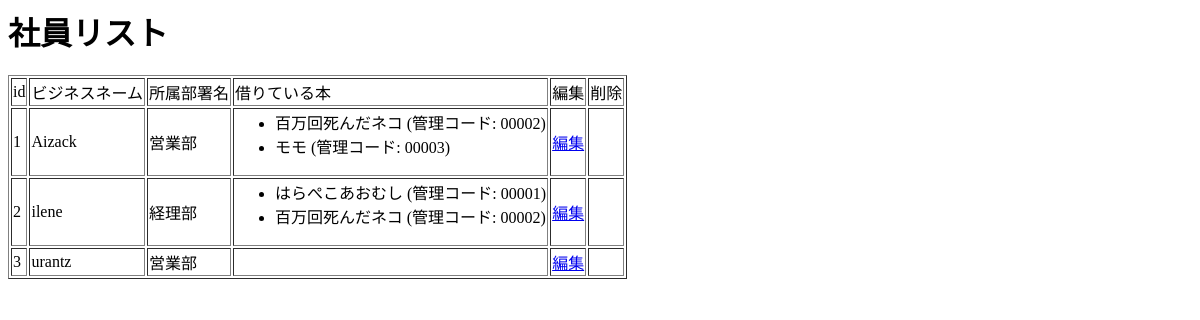
Before: /myapp2/staff_list/ with the older database file.
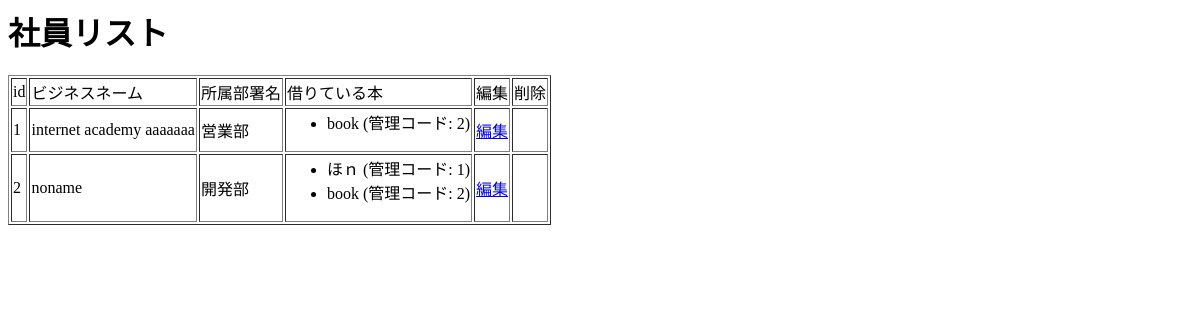
After: the same page with the newer database file.
### myapp2/models.py (models this page shows, shortened)
class Staff(models.Model):
    name = models.CharField('ビジネスネーム', max_length=100)
    information = models.OneToOneField(StaffInformation, on_delete=models.CASCADE, verbose_name=("社員情報"), null=True)
    department = models.ForeignKey(Department, on_delete=models.CASCADE, verbose_name=("所属部署"), null=True)
    rented_books = models.ManyToManyField(Book, verbose_name=("借りている本"))

class Department(models.Model):
    name = models.CharField('部署名', unique=True, max_length=100)

class Book(models.Model):
    name = models.CharField('書籍名', max_length=100)
    management_code = models.CharField('管理番号', unique=True, max_length=50)

### myapp2/views.py (the view)
# urls.py: path('staff_list/', views.StaffListView.as_view(), name='staff_list'),
class StaffListView(ListView):
    model = Staff
    template_name = 'myapp2/staff_list.html'

### templates/myapp2/staff_list.html
<h1>社員リスト</h1>
<table border='1'>
	<tr>
		<td>id</td>
		<td>ビジネスネーム</td>
		<td>所属部署名</td>
		<td>借りている本</td>
		<td>編集</td>
		<td>削除</td>
	</tr>
	{% for staff in staff_list %}
		<tr>
			<td>{{ staff.id }}</td>
			<td>{{ staff.name }}</td>
			<td>{{ staff.department.name }}</td>
			<td>
				<ul>
					{% for book in staff.rented_books.all %}
						<li>{{ book.name }} (管理コード: {{ book.management_code }}) </li>
					{% endfor %}
				</ul>
			</td>
			<td> <a href="{% url 'myapp2:staff_update' staff.id %}">編集</a> </td>
			<td></td>
		</tr>
	{% endfor %}
</table>

Changed rows visible on the page:
removed Book: name "モモ", management_code "00003", shown under Staff "営業部"
removed Staff: id "3", name "urantz", department.name "営業部"
changed Staff "営業部": name "Aizack" → "internet academy aaaaaaa"
changed Book: name "百万回死んだネコ" → "book"; management_code "00002" → "2"
changed Staff id 2: name "ilene" → "noname"; department.name "経理部" → "開発部"
changed Book (number 2 of 2 on the later page): name "はらぺこあおむし" → "ほｎ"; management_code "00001" → "1"
